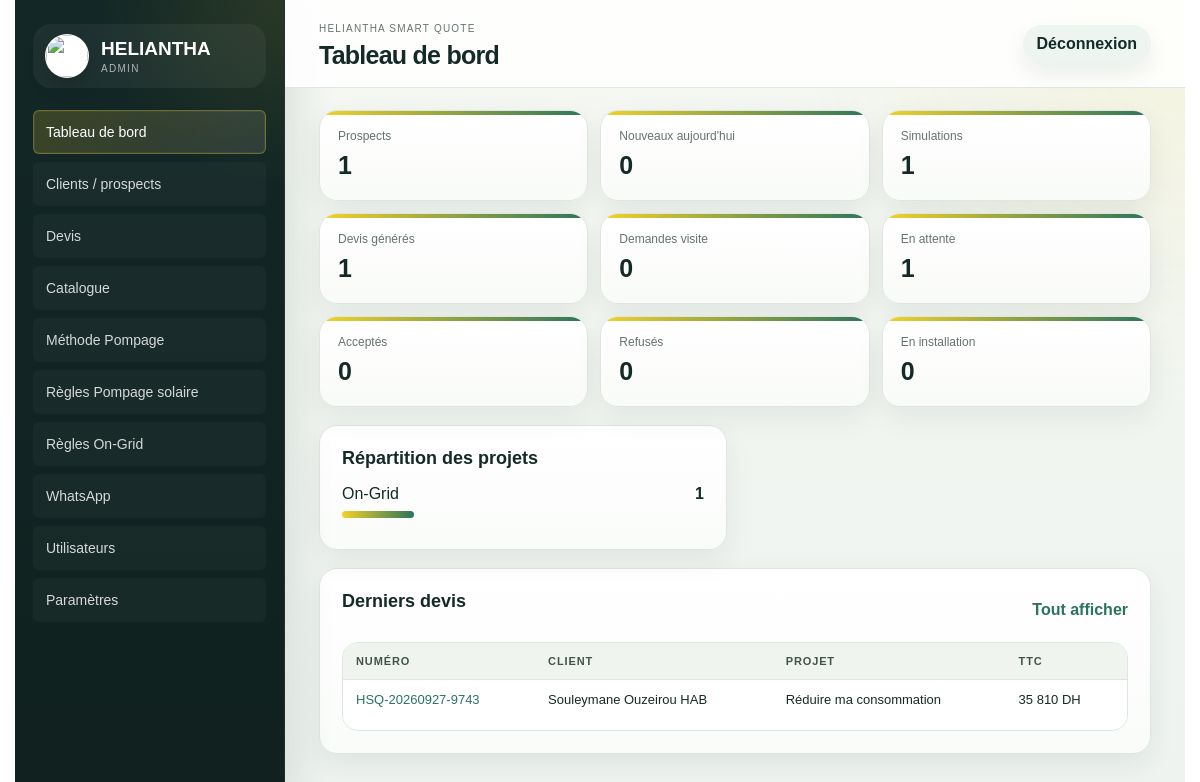
Page /admin/ (signed in) on the committed database.
### tables this page shows
CREATE TABLE quote_requests (
    id INTEGER PRIMARY KEY AUTOINCREMENT,
    quote_number TEXT NOT NULL UNIQUE,
    project TEXT NOT NULL,
    customer_name TEXT,
    phone TEXT,
    email TEXT,
    location TEXT,
    request_json TEXT NOT NULL,
    result_json TEXT NOT NULL,
    status TEXT NOT NULL DEFAULT 'Nouveau',
    created_at TEXT NOT NULL DEFAULT CURRENT_TIMESTAMP
, company TEXT, city TEXT, solution_name TEXT, amount_ht REAL, amount_ttc REAL, confidence INTEGER, reliability_json TEXT, calculation_detail_json TEXT, financial_breakdown_json TEXT, selected_equipment_json TEXT, calculator_versions_json TEXT, technical_parameters_json TEXT, quote_snapshot_json TEXT, technical_reference_json TEXT, bom_json TEXT, technical_configuration_json TEXT, compatibility_json TEXT, product_selections_json TEXT, selected_offer_level TEXT, updated_at TEXT);

### app/routes.py (the view)
@bp.get("/admin/")
def admin_dashboard():
    return render_template(
        "admin/dashboard.html",
        stats=dashboard_stats(),
        project_labels=PROJECT_LABELS,
        statuses=QUOTE_STATUSES,
    )

### app/db.py (called while the page is built)
def get_db():
    if "db" not in g:
        g.db = sqlite3.connect(current_app.config["DATABASE"])
        g.db.row_factory = sqlite3.Row
    return g.db

def ensure_schema(db=None):
    db = db or get_db()
    db.executescript(SCHEMA)
    _migrate_quote_requests(db)
    _migrate_products(db)
    _migrate_pump_curve_points(db)
    _migrate_calculation_parameters(db)
    _migrate_pumping_solar_rules(db)
    _migrate_public_tracking(db)
    _migrate_users(db)
    _seed_defaults(db)
    db.commit()

def _migrate_quote_requests(db):
    existing = {row["name"] for row in db.execute("PRAGMA table_info(quote_requests)").fetchall()}
    for column, column_type in QUOTE_COLUMNS.items():
        if column not in existing:
            db.execute(f"ALTER TABLE quote_requests ADD COLUMN {column} {column_type}")

def _migrate_products(db):
    existing = {row["name"] for row in db.execute("PRAGMA table_info(products)").fetchall()}
    for column, column_type in PRODUCT_COLUMNS.items():
        if column not in existing:
            db.execute(f"ALTER TABLE products ADD COLUMN {column} {column_type}")
    db.execute(
        """CREATE INDEX IF NOT EXISTS idx_products_catalog_lookup
        ON products(active, category, brand, stock, priority)"""
    )

def _migrate_pump_curve_points(db):
    db.execute(
        """CREATE INDEX IF NOT EXISTS idx_pump_curve_points_lookup
        ON pump_curve_points(pump_id, flow_m3_h)"""
    )

def _migrate_calculation_parameters(db):
    existing = {row["name"] for row in db.execute("PRAGMA table_info(calculation_parameters)").fetchall()}
    for column, column_type in CALCULATION_PARAMETER_COLUMNS.items():
        if column not in existing:
            db.execute(f"ALTER TABLE calculation_parameters ADD COLUMN {column} {column_type}")

def _migrate_pumping_solar_rules(db):
    existing = {row["name"] for row in db.execute("PRAGMA table_info(pumping_solar_rules)").fetchall()}
    for column, column_type in PUMPING_SOLAR_RULE_COLUMNS.items():
        if column not in existing:
            db.execute(f"ALTER TABLE pumping_solar_rules ADD COLUMN {column} {column_type}")
    db.execute(
        """CREATE INDEX IF NOT EXISTS idx_pumping_solar_rules_lookup
        ON pumping_solar_rules(active, rule_type, pump_cv, panel_power_w, drive_power_kw, phase, sort_order)"""
    )

def dumps(value):
    return json.dumps(value, ensure_ascii=False)

### templates/admin/dashboard.html (shortened to what this page needs)
{% extends "admin/base.html" %}
{% block page_title %}Tableau de bord{% endblock %}
{% block content %}
<section class="stat-grid">
  <article><small>Prospects</small><b>{{ stats.total_prospects }}</b></article>
  <article><small>Nouveaux aujourd'hui</small><b>{{ stats.new_today }}</b></article>
  <article><small>Simulations</small><b>{{ stats.simulations }}</b></article>
  <article><small>Devis générés</small><b>{{ stats.quotes_generated }}</b></article>
  <article><small>Demandes visite</small><b>{{ stats.visit_requests }}</b></article>
  <article><small>En attente</small><b>{{ stats.pending_quotes }}</b></article>
  <article><small>Acceptés</small><b>{{ stats.accepted_quotes }}</b></article>
  <article><small>Refusés</small><b>{{ stats.refused_quotes }}</b></article>
  <article><small>En installation</small><b>{{ stats.installing_projects }}</b></article>
</section>
<section class="admin-grid two">
  <article class="panel">
    <h2>Répartition des projets</h2>
    <div class="bars">
      {% for item in stats.project_breakdown %}
      <div><span>{{ item.label }}</span><b>{{ item.count }}</b><i style="width: {{ item.count * 20 if item.count < 5 else 100 }}%"></i></div>
      {% else %}<p class="muted">Aucune simulation pour le moment.</p>{% endfor %}
    </div>
  </article>
</section>
<section class="panel">
  <div class="panel-head"><h2>Derniers devis</h2><a class="text-button" href="{{ url_for('main.admin_quotes') }}">Tout afficher</a></div>
  <div class="table-wrap">
    <table>
      <thead><tr><th>Numéro</th><th>Client</th><th>Projet</th><th>TTC</th><th>Statut</th></tr></thead>
      <tbody>
        {% for q in stats.latest_quotes %}
        <tr>
          <td><a href="{{ url_for('main.admin_quote_detail', quote_id=q.id) }}">{{ q.quote_number }}</a></td>
          <td>{{ q.customer_name or "-" }}</td>
          <td>{{ project_labels.get(q.project, q.project) }}</td>
          <td>{{ "{:,.0f}".format(q.amount_ttc or 0).replace(",", " ") }} DH</td>
          <td><span class="status">{{ q.status }}</span></td>
        </tr>
        {% else %}<tr><td colspan="5">Aucun devis enregistré.</td></tr>{% endfor %}
      </tbody>
    </table>
  </div>
</section>
{% endblock %}

### static/css/admin.css (style rules this page uses)
:root { --ink:#142a27;--muted:#66736f;--line:#dfe6e1;--paper:#f6f7f1;--white:#fff;--yellow:#f4d229;--green:#164b3d;--green2:#2b745c;--blue:#e3f0f5;--danger:#b42318;--warn:#9a6700;--shadow:0 18px 50px rgba(17,45,38,.12) }
html { scroll-behavior:smooth;overscroll-behavior-y:none;scrollbar-gutter:stable both-edges }
* { box-sizing:border-box }
body { margin:0;color:var(--ink);font-family:Arial,Helvetica,sans-serif;background:var(--paper);overflow-x:clip;min-width:320px }
a { color:var(--green2);text-decoration:none }
main,section,article,aside,header,footer,nav,form { min-width:0 }
.admin-app { display:grid;grid-template-columns:270px 1fr;min-height:100vh }
.stat-grid { display:grid;grid-template-columns:repeat(3,minmax(0,1fr));gap:12px;margin-bottom:18px }
.stat-grid article,.panel { background:white;border:1px solid var(--line);border-radius:8px;box-shadow:0 4px 14px rgba(17,45,38,.04) }
.stat-grid article { padding:18px }
.stat-grid small { display:block;color:var(--muted);font-size:12px }
.stat-grid b { display:block;margin-top:8px;font-size:25px }
.panel { padding:20px;margin-bottom:18px }
.panel h2 { font-size:18px;margin:0 0 16px }
.panel-head { display:flex;align-items:center;justify-content:space-between;gap:15px }
.admin-grid { display:grid;gap:18px }
.admin-grid.two { grid-template-columns:1fr 1fr }
.table-wrap { overflow:auto;border:1px solid var(--line);border-radius:7px;-webkit-overflow-scrolling:touch;overscroll-behavior:contain }
table { width:100%;border-collapse:collapse;min-width:820px;background:white }
th,td { padding:12px 13px;border-bottom:1px solid var(--line);text-align:left;vertical-align:top;font-size:13px;overflow-wrap:anywhere;word-break:break-word }
th { background:#f0f4ef;color:#42524d;font-size:11px;text-transform:uppercase;letter-spacing:.08em }
tr:last-child td { border-bottom:0 }
.admin-button,.ghost-button,.text-button { border:0;border-radius:6px;cursor:pointer;font-weight:700 }
.text-button { background:transparent;color:var(--green2) }
.bars { display:grid;gap:12px }
.bars div { display:grid;grid-template-columns:1fr auto;gap:8px;position:relative;padding-bottom:9px }
.bars i { grid-column:1/-1;display:block;height:7px;border-radius:999px;background:linear-gradient(90deg,var(--yellow),var(--green2));max-width:100% }
body { background: radial-gradient(circle at top right, rgba(244,210,41,.10), transparent 28%), linear-gradient(180deg, #f4f7f2 0%, #eef3ef 100%); }
.admin-button, .ghost-button, .text-button { border-radius: 999px; }
.text-button { font-weight: 800; }
.stat-grid article, .panel, .parameter-card, .config-section-card, .selection-card, .compatibility-card, .offer-grid article, .login-card, .pdf-sheet { border-radius: 18px; box-shadow: 0 10px 28px rgba(17,45,38,.07); }
.stat-grid article { position: relative; overflow: hidden; padding: 18px 18px 20px; background: linear-gradient(180deg, #fff 0%, #f9fbf8 100%); }
.stat-grid article::before { content:""; position:absolute; inset:0 0 auto 0; height:4px; background: linear-gradient(90deg, var(--yellow), var(--green2)); }
.panel { padding: 22px; background: linear-gradient(180deg, rgba(255,255,255,.98) 0%, rgba(250,252,250,.96) 100%); }
.panel-head { margin-bottom: 14px; }
.table-wrap { border-radius: 16px; box-shadow: inset 0 0 0 1px rgba(223,230,225,.65); }
table { min-width: 900px; }
th { position: sticky; top: 0; z-index: 1; }
.admin-grid.two { gap: 16px; }

### rows in the picture
quote_requests: quote_number "HSQ-20260927-9743", customer_name "Souleymane Ouzeirou HAB", get "Réduire ma consommation", amount_ttc "35 810"

### other values in the picture
{{ stats.total_prospects }} "1"
{{ stats.new_today }} "0"
{{ stats.simulations }} "1"
{{ stats.quotes_generated }} "1"
{{ stats.visit_requests }} "0"
{{ stats.pending_quotes }} "1"
{{ stats.accepted_quotes }} "0"
{{ stats.refused_quotes }} "0"
{{ stats.installing_projects }} "0"
{{ item.label }} "On-Grid"
{{ item.count }} "1"
